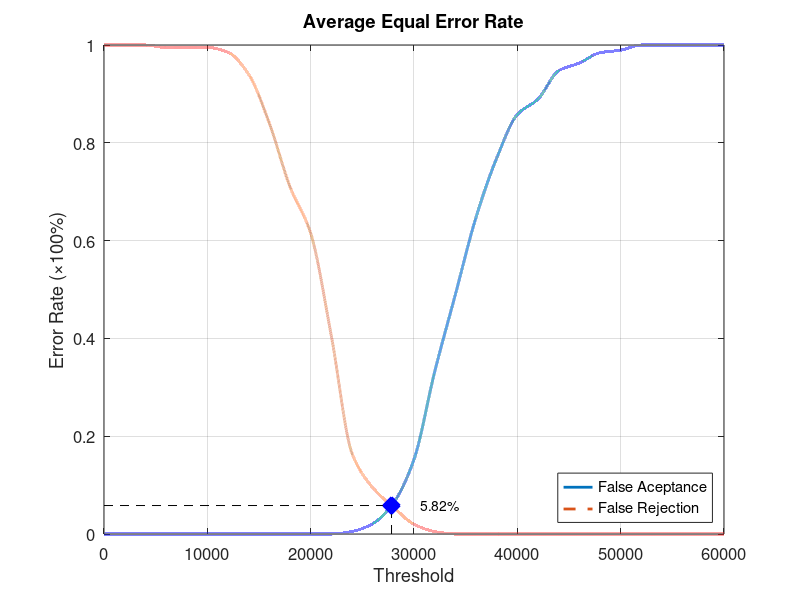
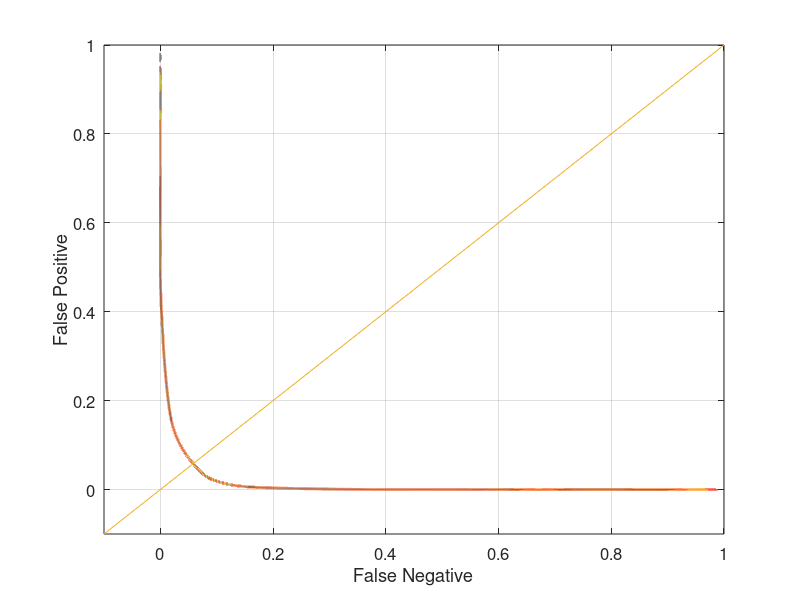

Recreate these plots in MATLAB, in order.
function yEER = Database5_2
close all;
clear;
clc;
x = 0:2000:60000;
xq = 0:0.5:60000;

y0 = [0 0 0 0 0 0 0 0 0 0 0 0 0.00526316 0.0210526 0.0631579 0.152632 0.331579 0.489474 0.647368 0.768421 0.857895 0.889474 0.947368 0.963158 0.984211 0.989474 1 1 1 1 1];
yy0 = interp1(x, y0, xq, 'pchip');
y1 = [1 1 1 0.995 0.995 0.995 0.985 0.94 0.84 0.71 0.615 0.405 0.165 0.095 0.055 0.02 0.005 0 0 0 0 0 0 0 0 0 0 0 0 0 0];
yy1 = interp1(x, y1, xq, 'pchip');

% Calculating EER: 
y2 = abs(y0 - y1);
find(y2 == min(y2))
yy2 = abs(yy0 - yy1);
xEER = find(yy2 == min(yy2));
xEERIndex = xq(xEER) % X-axis EER
yEER = yy0(xEER) % Y-axis EER

main = figure
plot(xq, yy0,'-','LineWidth', 2);	hold on
plot(xq, yy1,'--','LineWidth', 2);	hold on
plot([xEERIndex xEERIndex], [0 yEER], 'k--');	hold on
plot([0 xEERIndex], [yEER yEER], 'k--');	hold on
plot(xEERIndex, yEER, 'bx', 'LineWidth', 10);	hold on
text(xEERIndex + 10 * xEERIndex / 100, yEER, [num2str(round((10000 * yEER)) / 100) '%'])
legend('False Aceptance', 'False Rejection', 'Location', 'SouthEast')
xlabel('Threshold')
ylabel('Error Rate (\times100%)')
title('Average Equal Error Rate')
set(gca, 'FontSize', 12)
axis([0 60000 0 1])
grid on

print(main, 'Database5_2Main', '-dpng');
FNRxFPR = figure('Color', [1 1 1]);
plot(yy1, yy0, '-', yy1, yy0, 'LineWidth', 2);
hold on
y = -0.1:0.1:1
plot(y, y); 
set(gca, 'FontSize', 12)
xlabel('False Negative')
ylabel('False Positive')
axis([-0.1 1 -0.1 1])
set(gca, 'FontSize', 12)
grid on

print(FNRxFPR, 'Database5_2FNRxFPR','-dpng');
end
